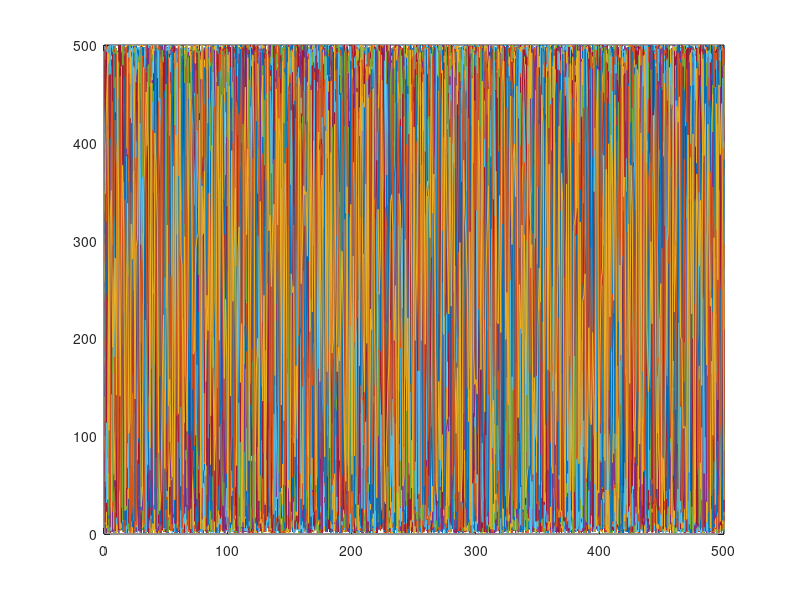
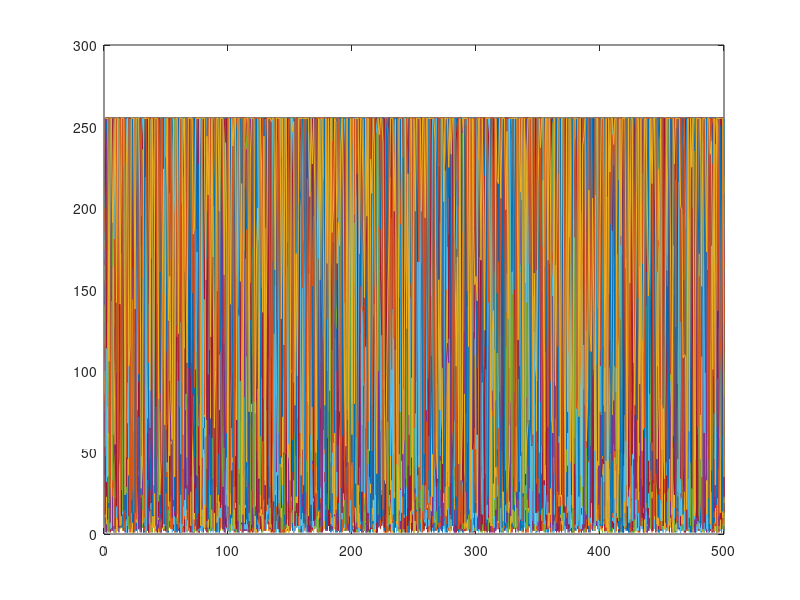
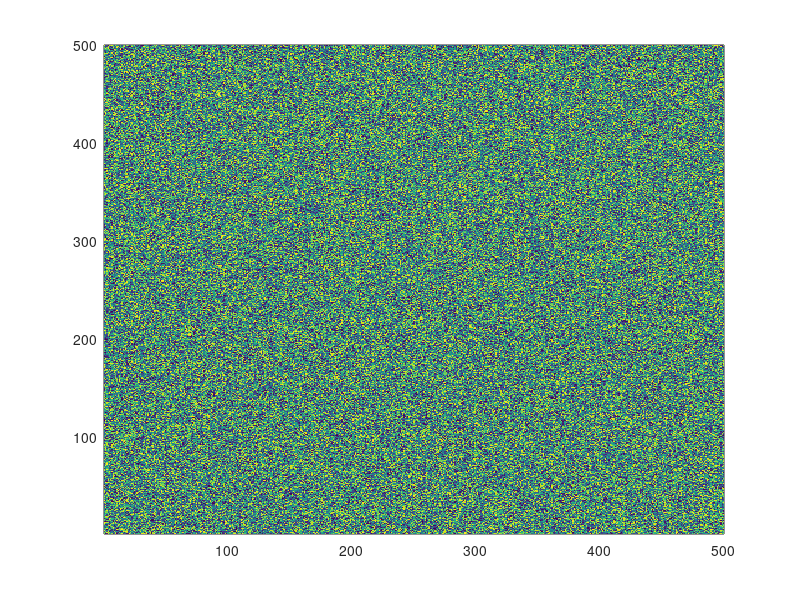
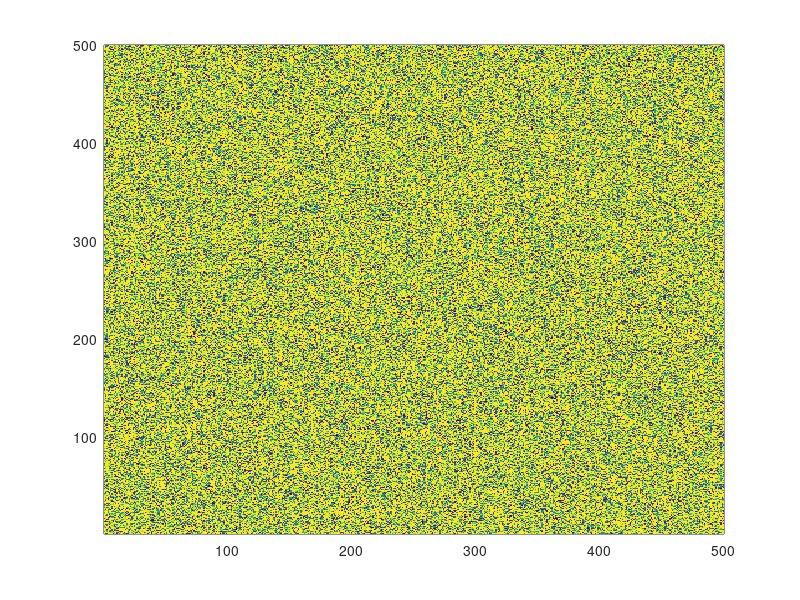

Reproduce these figures in MATLAB, in order.
M1=randi(500,500)
M2=uint8(M1)

f1=figure
plot(M1)
f2=figure
plot(M2)

figure,pcolor(M1), shading flat
figure,pcolor(M2), shading flat
